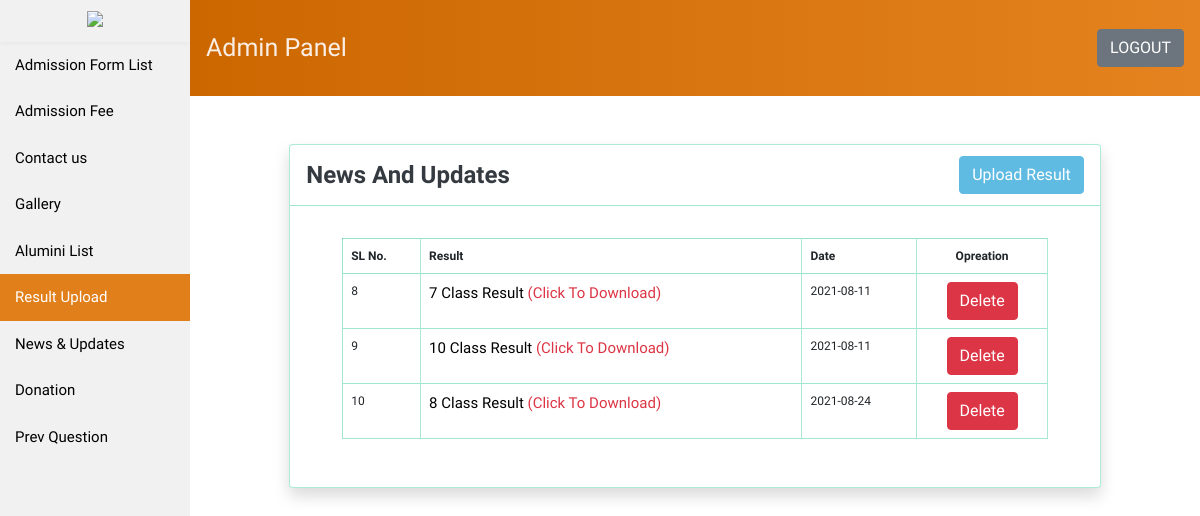
The page /admin-panel/school_result_table.php on the database as committed earlier.
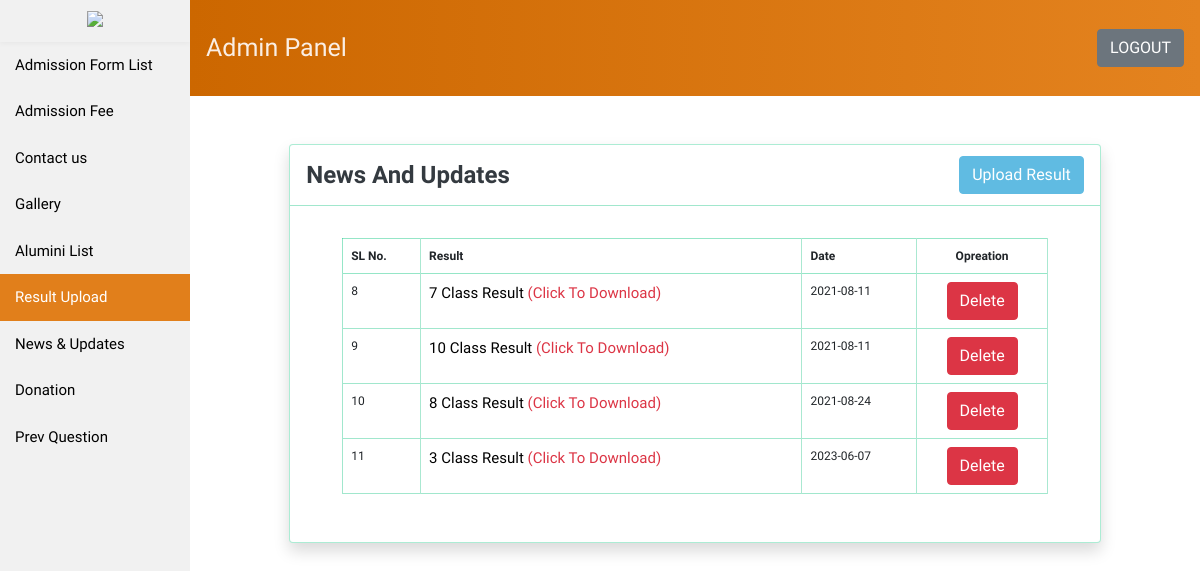
The same page on the database as committed later.
### tables this page shows
CREATE TABLE `school_result` (
  `sl` int(50) NOT NULL,
  `class` int(50) NOT NULL,
  `result` varchar(255) NOT NULL,
  `year` date NOT NULL
);

### admin-panel/school_result_table.php (the view, shortened to what this page needs)
<?php include_once'inc/head.php';
$con = OpenCon();
$query = "SELECT * FROM `school_result`";
$run = mysqli_query($con, $query);
?>
<link rel="stylesheet" type="text/css" href="inc/css/style.css">
<body>
  <section>
    <div class="sidebar">
      <div class="logo">
        <h3 class="">
          <img src="../images/logo.png">
        </h3>
      </div>
      <div class="" id="sidebar-here">
      <a href="index.php" class="list ">Admission Form List</a>
        <a href="admission_fee.php" class="">Admission Fee</a>
        <a href="contact_list.php" class="list">Contact us</a>
        <a href="gallery_list.php" class="">Gallery</a>
        <a href="alumini_list.php" class="list">Alumini List</a>
        <a href="result_upload.php" class="list active">Result Upload</a>
        <a href="news_table_list.php" class="">News & Updates</a>
        <a href="donation_list.php" class="">Donation </a>
        <a href="question_upload.php" class="">Prev Question</a>
     </div>
   </div>
<div class="content">
  <?php include_once'inc/header.php'; ?>
  <div class="container">
    <div class="row justify-content-center">
      <div class="col-md-10">
        <div class="card my-5 shadow">
          <nav class="navbar navbar-light  venue-registration border-bottom">
            <a class="h4 text-dark font-weight-bold pt-2">News And Updates </a>
            <form class="form-inline">
              <a href="result_school.php" class="btn btn-primary">Upload Result</a>
            </form>
          </nav>
          <div class="card-body ">
            <div class="table-responsive">
              <table class="table table-bordered">
                <thead class="border">
                  <tr>
                    <th scope="col" class="border-right">SL No.</th>
                    <th scope="col" class="border-right">Result</th>
                    <th scope="col" class="border-right">Date</th>
                    <th scope="col" class="border-right text-center">Opreation</th>
                  </tr>
                </thead>
                <tbody>
                  <?php
                  while($data = mysqli_fetch_assoc($run))
                  {
                    ?>
                    <tr class="border-bottom">
                      <td class="border-right border-left"> <?php echo $data['sl']; ?> </td>
                      <td class="border-right"> <a href="../result_file/<?php echo $data['result']; ?>" download style="text-decoration: none; font-size: 15px; color: black"><?php echo $data['class']; ?> Class Result  <span class="text-danger">(Click To Download)</span></a></td>
                      <td class="border-right"> <?php echo $data['year']; ?> </td>
                      <td class="border-right text-center">
                        <div class="btn-group" role="group" aria-label="Basic example">
                          <a href="delete_school_result.php?id=<?php echo $data['sl'];?>" type="submit" class="btn btn-danger">
                            Delete
                          </a>
                        </div>
                      </td>
                      </tr> <?php
                    }
                    ?>
                  </tbody>
                </table>
              </div>
            </div>
          </div>
        </div>
      </div>
    </div>
  </div>
</section>
</body>
</html>

Rows that differ between the two databases and show on the page:
added school_result: sl "11", class "3", year "2023-06-07"
